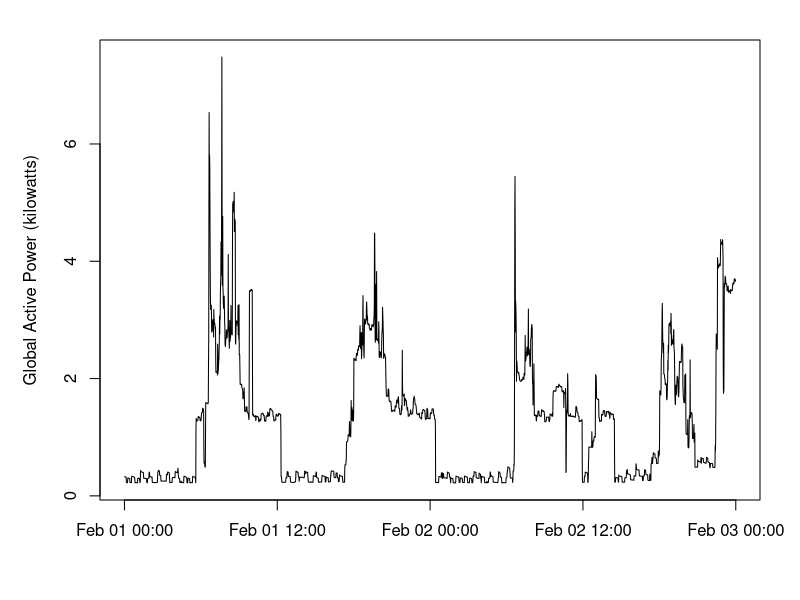

R code for this plot:
# change locate for language of date 
Sys.setlocale(category = "LC_ALL", locale = "English_United States.1252")

# load data
df <- read.csv(file = './extracted_data.csv',header = TRUE)
df$Date_Time <- as.POSIXct(strptime( paste(df$Date,df$Time) , format='%d/%m/%Y %H:%M:%S'))

# create PNG file
png(file="./plot2.png",width=480,height=480,bg='transparent')
par(mfrow=c(1,1),mar=c(5,5,2,2))
plot(df$Date_Time, df$Global_active_power,type = 'l', pch=NA, xlab=NA, ylab='Global Active Power (kilowatts)')
dev.off()